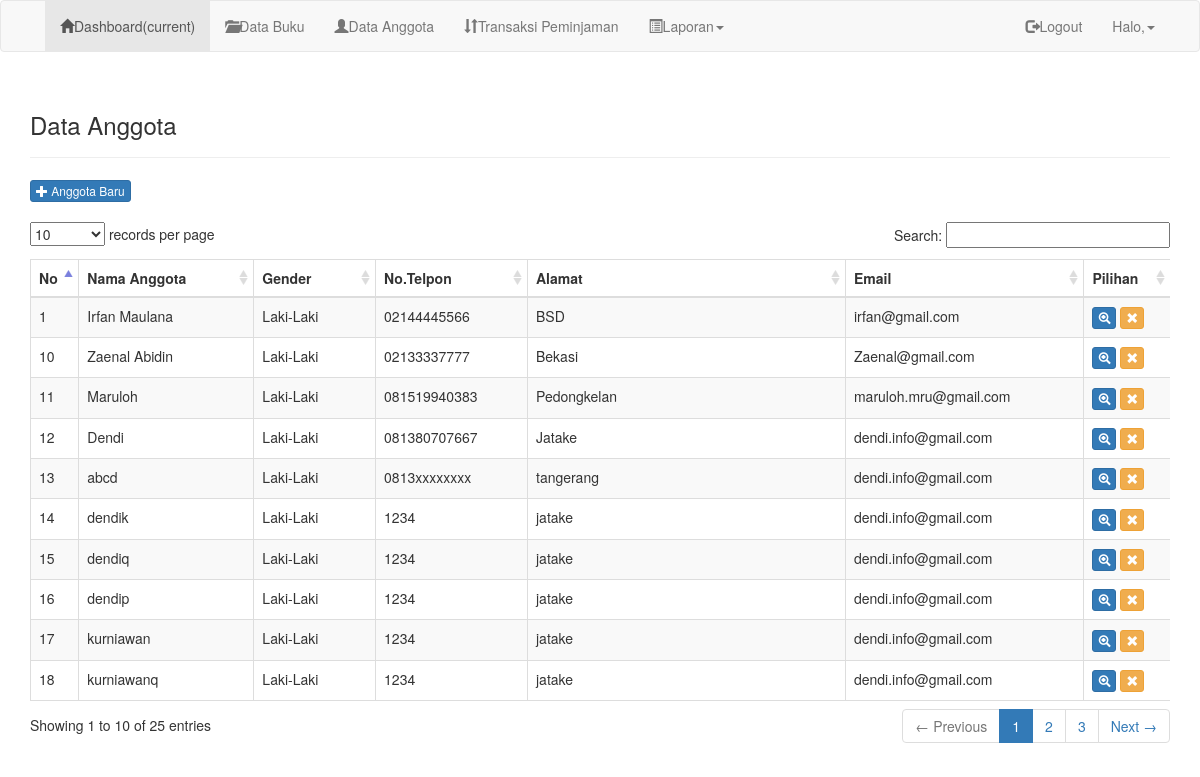
Screenshot of /index.php/admin/anggota with the database file from the repository.
### tables this page shows
CREATE TABLE `anggota` (
  `id_anggota` int(5) NOT NULL,
  `username` varchar(50) NOT NULL,
  `nama_anggota` varchar(45) NOT NULL,
  `gender` enum('Laki-Laki','Perempuan') NOT NULL,
  `no_telp` varchar(15) NOT NULL,
  `alamat` varchar(50) NOT NULL,
  `email` varchar(30) NOT NULL,
  `password` varchar(35) NOT NULL
);

### application/controllers/Admin.php (called while the page is built, shortened)
<?php
class Admin extends CI_Controller
{
    function anggota(){
      $data['anggota'] = $this->M_perpus->get_data('anggota')->result();
      $this->load->view('admin/header');
      $this->load->view('admin/anggota',$data);
      $this->load->view('admin/footer');
    }
}

### index.php (called while the page is built, shortened)
<?php
require_once BASEPATH.'core/CodeIgniter.php';

### application/models/M_perpus.php (called while the page is built, shortened)
<?php
class M_perpus extends CI_Model
{
  function get_data($table){
    return $this->db->get($table);
  }
}
 ?>

### application/views/admin/anggota.php (the view)
<div class="page-header">
  <h3>Data Anggota</h3>
</div>
<a href="<?php echo base_url().'admin/tambah_anggota'; ?>" class="btn btn-primary btn-xs"><span class="glyphicon glyphicon-plus"></span> Anggota Baru</a>
<br><br>
<div class="table-responsive">
  <table class="table table-bordered table-striped table-hover" id = "table-datatable">
    <thead>
      <tr>
        <th>No</th>
        <th>Nama Anggota</th>
        <th>Gender</th>
        <th>No.Telpon</th>
        <th>Alamat</th>
        <th>Email</th>
        <th>Pilihan</th>
      </tr>
    </thead>
    <tbody>
      <?php
      $no = 1;
      foreach ($anggota as $a) {
      ?>
      <tr>
        <td><?php echo $no++; ?></td>
        <td><?php echo $a->nama_anggota ?></td>
        <td><?php echo $a->gender ?></td>
        <td><?php echo $a->no_telp ?></td>
        <td><?php echo $a->alamat ?></td>
        <td><?php echo $a->email ?></td>
        <td nowrap="nowrap">
          <a class="btn btn-primary btn-xs" href="<?php echo base_url().'admin/edit_anggota/'.$a->id_anggota; ?>"><span class="glyphicon glyphicon-zoom-in"></span></a>
          <a class="btn btn-warning btn-xs" href="<?php echo base_url().'admin/hapus_anggota/'.$a->id_anggota; ?>"><span class="glyphicon glyphicon-remove"></span></a>
        </td>
      </tr>
    <?php } ?>
  </tbody>
</table>
</div>

### assets/datatable/datatables.css (style rules this page uses)
table.dataTable, table.dataTable td, table.dataTable th { -webkit-box-sizing: content-box; -moz-box-sizing: content-box; box-sizing: content-box; }
table.dataTable { clear: both; margin-top: 6px !important; margin-bottom: 6px !important; max-width: none !important; }
table.dataTable thead .sorting, table.dataTable thead .sorting_asc, table.dataTable thead .sorting_desc, table.dataTable thead .sorting_asc_disabled, table.dataTable thead .sorting_desc_disabled { cursor: pointer; }
table.dataTable thead .sorting { background: url('images/sort_both.png') no-repeat center right; }
table.dataTable thead .sorting_asc { background: url('images/sort_asc.png') no-repeat center right; }

### rows the page displays
anggota: nama_anggota "Irfan Maulana", gender "Laki-Laki", no_telp "02144445566", alamat "BSD", email "irfan@gmail.com"
anggota: nama_anggota "Zaenal Abidin", gender "Laki-Laki", no_telp "02133337777", alamat "Bekasi", email "Zaenal@gmail.com"
anggota: nama_anggota "Maruloh", gender "Laki-Laki", no_telp "081519940383", alamat "Pedongkelan", email "maruloh.mru@gmail.com"
anggota: nama_anggota "Dendi", gender "Laki-Laki", no_telp "081380707667", alamat "Jatake", email "dendi.info@gmail.com"
anggota: nama_anggota "abcd", gender "Laki-Laki", no_telp "0813xxxxxxxx", alamat "tangerang", email "dendi.info@gmail.com"
anggota: nama_anggota "dendik", gender "Laki-Laki", no_telp "1234", alamat "jatake", email "dendi.info@gmail.com"
anggota: nama_anggota "dendiq", gender "Laki-Laki", no_telp "1234", alamat "jatake", email "dendi.info@gmail.com"
anggota: nama_anggota "dendip", gender "Laki-Laki", no_telp "1234", alamat "jatake", email "dendi.info@gmail.com"
anggota: nama_anggota "kurniawan", gender "Laki-Laki", no_telp "1234", alamat "jatake", email "dendi.info@gmail.com"
anggota: nama_anggota "kurniawanq", gender "Laki-Laki", no_telp "1234", alamat "jatake", email "dendi.info@gmail.com"
